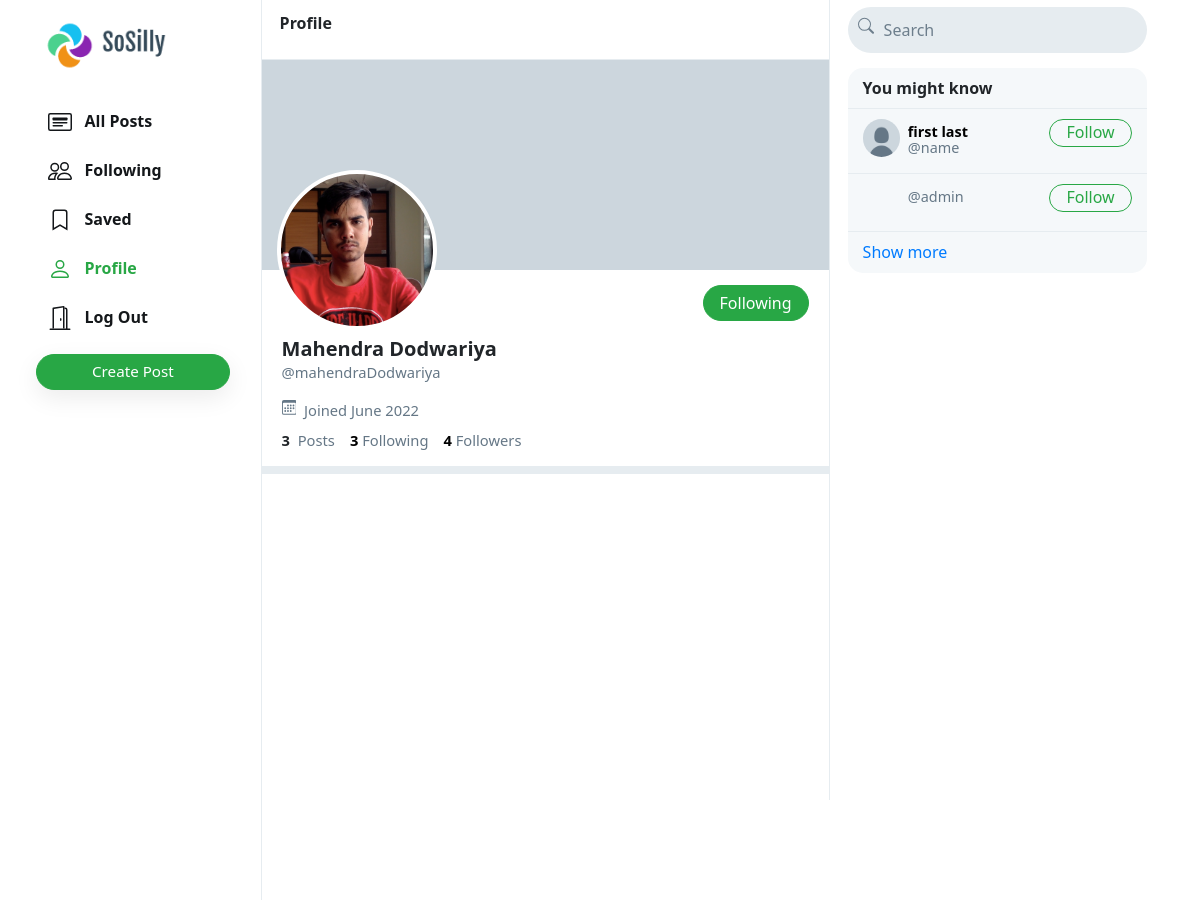
Page /mahendraDodwariya (signed in, upper part) on the earlier database version.
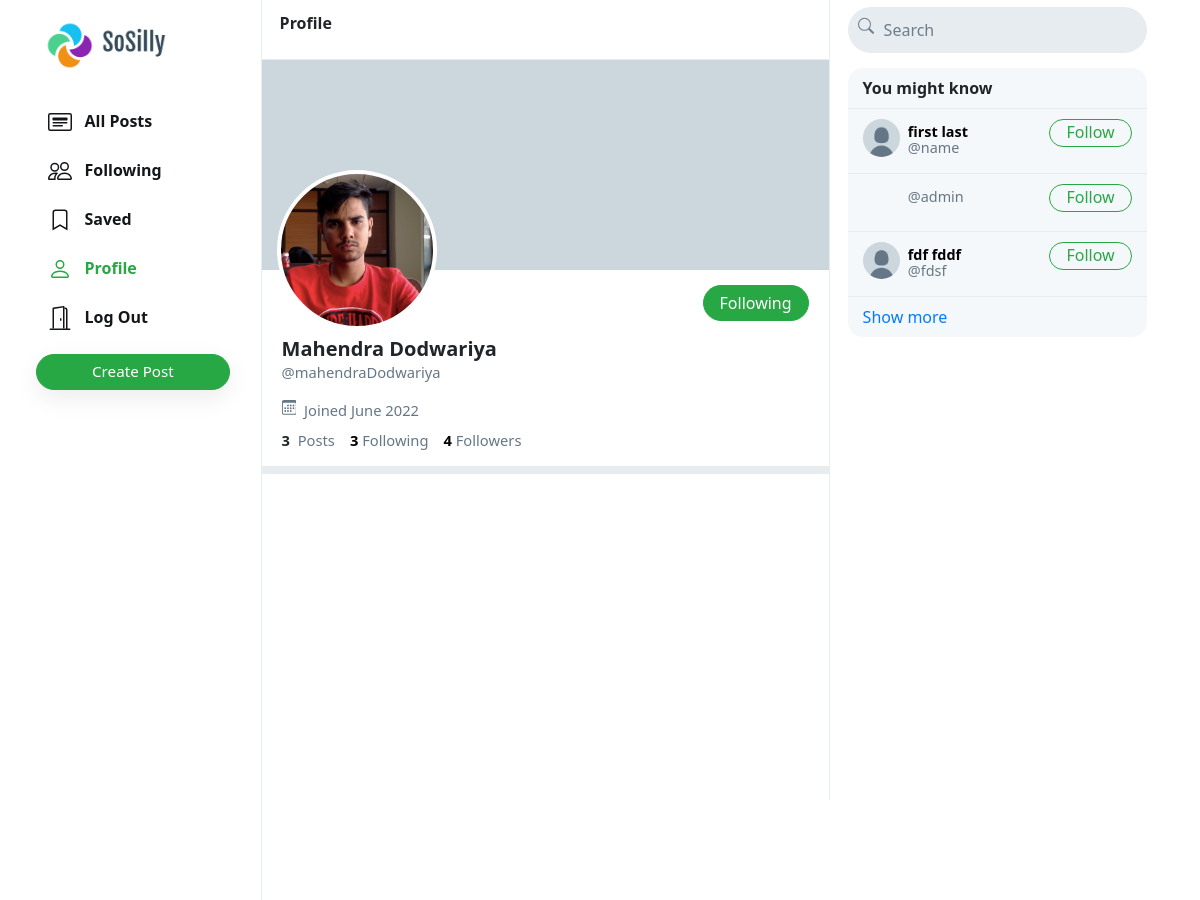
Same page on the later database version.
### network/models.py (models this page shows, shortened)
class User(AbstractUser):
    profile_pic = models.ImageField(upload_to='profile_pic/')
    bio = models.TextField(max_length=160, blank=True, null=True)
    cover = models.ImageField(upload_to='covers/', blank=True)

### network/views.py (the view)
# urls.py: path("<str:username>", views.profile, name='profile'),
def profile(request, username):
    user = User.objects.get(username=username)
    all_posts = Post.objects.filter(creater=user).order_by('-date_created')
    paginator = Paginator(all_posts, 10)
    page_number = request.GET.get('page')
    if page_number == None:
        page_number = 1
    posts = paginator.get_page(page_number)
    followings = []
    suggestions = []
    follower = False
    if request.user.is_authenticated:
        followings = Follower.objects.filter(followers=request.user).values_list('user', flat=True)
        suggestions = User.objects.exclude(pk__in=followings).exclude(username=request.user.username).order_by("?")[:6]
        if request.user in Follower.objects.get(user=user).followers.all():
            follower = True
    follower_count = Follower.objects.get(user=user).followers.all().count()
    following_count = Follower.objects.filter(followers=user).count()
    return render(request, 'network/profile.html', {
        "username": user,
        "posts": posts,
        "posts_count": all_posts.count(),
        "suggestions": suggestions,
        "page": "profile",
        "is_follower": follower,
        "follower_count": follower_count,
        "following_count": following_count
    })

### network/templates/network/profile.html (shortened to what this page needs)
{% extends 'network/index.html' %}
{% load static %}
{% block profile %}
    <div class="profile-view" data-user="{{username.username}}">
        <div class="cover-image" style="background-image: url(/media/{{username.cover}})"></div>
        <div class="profile-image" style="background-image: url(/media/{{username.profile_pic}})"></div>
        <div class="profile-details">
            <div>
                {% if user.username == username.username %}
                    <button class="btn btn-outline-success float-right" id="edit-profile-btn"><a href="{% url 'editProfile' %}">Edit Profile</a> </button>
                {% elif is_follower %}
                    <button class="btn btn-success float-right" onclick="unfollow_user(this,'{{username.username}}','edit_page')" id="following-btn">Following</button>
                {% else %}
                    <button class="btn btn-outline-success float-right" onclick="follow_user(this,'{{username.username}}','edit_page')" id="follow-btn">Follow</button>
                {% endif %}
            </div>
            <div class="details-data">
                <h5>{{username.first_name}} {{username.last_name}}</h5>
                <div class="grey">@{{username.username}}</div>
                <div class="grey" style="padding: 8px 0px;">
                    &nbsp;Joined {{username.date_joined | date:"F Y"}}
                </div>
                <div>
                    <strong>
                        {{posts_count}}
                    </strong>
                    &nbsp;<span class="grey">Posts</span>
                    <a href="#">
                        <strong id="following__count">{{following_count | default:0}}</strong>&nbsp;<span class="grey">Following</span>
                    </a>
                    <a href="#">
                        <strong id="follower__count">{{follower_count | default:0}}</strong>&nbsp;<span class="grey">Followers</span>
                    </a>
                </div>
            </div>
        </div>
    </div>
    <div class="space"></div>
{% endblock %}

### network/templates/network/layout.html (shortened to what the changed rows need)
{% load static %}
<!DOCTYPE html>
<html lang="en">
    <head>
        <link rel="stylesheet" href="https://stackpath.bootstrapcdn.com/bootstrap/4.4.1/css/bootstrap.min.css">
        <link href="{% static 'network/styles.css' %}" rel="stylesheet">
    </head>
    <body>
        <div class="body" data-page="{{page}}">
            <div class="right-div">
                <div class='right-div-content'>
                    {% if user.is_authenticated %}
                        <div class="suggestion-box">
                            {% for suggestion in suggestions %}
                                <div class="suggestion-user">
                                    <div>
                                        <a href="{% url 'profile' suggestion.username %}">
                                            <div class="small-profilepic" style="background-image: url(/media/{{suggestion.profile_pic}})"></div>
                                        </a>
                                    </div>
                                    <div class="user-details">
                                        <a href="{% url 'profile' suggestion.username %}">
                                            <div id="user-name">
                                                <strong>
                                                    {{suggestion.first_name}} {{suggestion.last_name}}
                                                </strong>
                                            </div>
                                            <div class="grey">@{{suggestion.username}}</div>
                                        </a>
                                    </div>
                                    <div>
                                        <button class="btn btn-outline-success" type="button" onclick="follow_user(this,'{{suggestion.username}}','suggestion')">Follow</button>
                                    </div>
                                </div>
                            {% empty %}
                                    <div style="text-align: center; border-bottom: .5px solid #e6ecf0; padding: 10px 15px;">
                                        <span class="grey" style="font-size: .9em;">No suggestions available.</span>
                                    </div>
                            {% endfor %}
                        </div>
                    {% endif %}
                </div>
            </div>
        </div>
    </body>
</html>

Differences in the rows shown:
added User: profile_pic (placeholder picture), first_name "fdf", last_name "fddf", username "fdsf"
